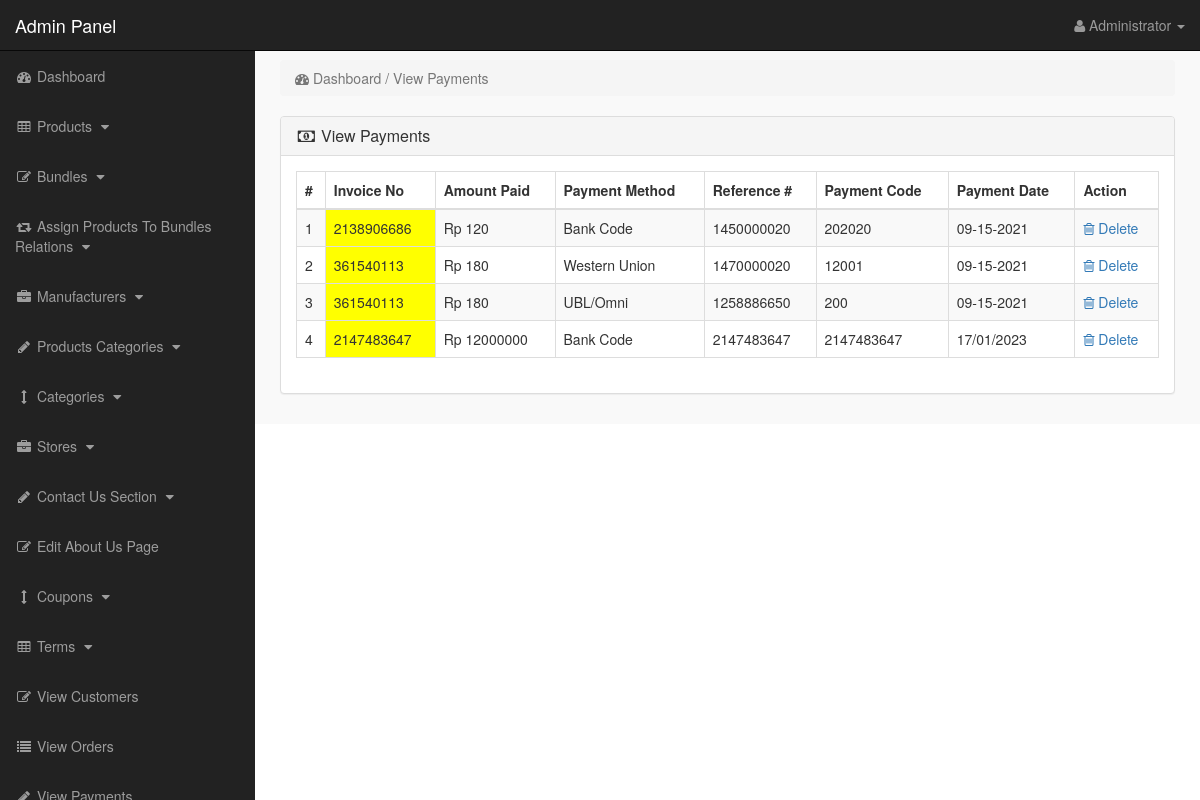
The app's page /admin_area/index.php?view_payments (signed in) with its own data.
### tables this page shows
CREATE TABLE `payments` (
  `payment_id` int(10) NOT NULL,
  `invoice_no` int(10) NOT NULL,
  `amount` int(10) NOT NULL,
  `payment_mode` text NOT NULL,
  `ref_no` int(10) NOT NULL,
  `code` int(10) NOT NULL,
  `payment_date` text NOT NULL
);

### admin_area/view_payments.php (the view)
<?php
if (!isset($_SESSION['admin_email'])) {
    echo "<script>window.open('login.php','_self')</script>";
} else {
?>
    <div class="row">
        <div class="col-lg-12">
            <ol class="breadcrumb">
                <li class="active">
                    <i class="fa fa-dashboard"></i> Dashboard / View Payments
                </li>
            </ol>
        </div>
    </div>
    <div class="row">
        <div class="col-lg-12">
            <div class="panel panel-default">
                <div class="panel-heading">
                    <h3 class="panel-title">
                        <i class="fa fa-money fa-fw"> </i> View Payments
                    </h3>
                </div>
                <div class="panel-body">
                    <div class="table-responsive">
                        <table class="table table-hover table-bordered table-striped">
                            <thead>
                                <tr>
                                    <th>#</th>
                                    <th>Invoice No</th>
                                    <th>Amount Paid</th>
                                    <th>Payment Method</th>
                                    <th>Reference #</th>
                                    <th>Payment Code</th>
                                    <th>Payment Date</th>
                                    <th>Action</th>
                                </tr>
                            </thead>
                            <tbody>
                                <?php
                                $i = 0;
                                $get_payments = "select * from payments";
                                $run_payments = mysqli_query($con, $get_payments);
                                while ($row_payments = mysqli_fetch_array($run_payments)) {
                                    $payment_id = $row_payments['payment_id'];
                                    $invoice_no = $row_payments['invoice_no'];
                                    $amount = $row_payments['amount'];
                                    $payment_mode = $row_payments['payment_mode'];
                                    $ref_no = $row_payments['ref_no'];
                                    $code = $row_payments['code'];
                                    $payment_date = $row_payments['payment_date'];
                                    $i++;
                                ?>
                                    <tr>
                                        <td><?php echo $i; ?></td>
                                        <td bgcolor="yellow"><?php echo $invoice_no; ?></td>
                                        <td>Rp <?php echo $amount; ?></td>
                                        <td><?php echo $payment_mode; ?></td>
                                        <td><?php echo $ref_no; ?></td>
                                        <td><?php echo $code; ?></td>
                                        <td><?php echo $payment_date; ?></td>
                                        <td>
                                            <a href="index.php?payment_delete=<?php echo $payment_id; ?>">
                                                <i class="fa fa-trash-o"></i> Delete
                                            </a>
                                        </td>
                                    </tr>
                                <?php } ?>
                            </tbody>
                        </table>
                    </div>
                </div>
            </div>
        </div>
    </div>
<?php } ?>

### admin_area/includes/sidebar.php (shortened to what this page needs)
<?php
if(!isset($_SESSION['admin_email'])){
echo "<script>window.open('login.php','_self')</script>";
}
else {
?>
<nav class="navbar navbar-inverse navbar-fixed-top" >
<div class="navbar-header" >
<a class="navbar-brand" href="index.php?dashboard" >Admin Panel</a>
</div>
<ul class="nav navbar-right top-nav" >
<li class="dropdown" >
<a href="#" class="dropdown-toggle" data-toggle="dropdown" >
<i class="fa fa-user" ></i>
<?php echo $admin_name; ?> <b class="caret" ></b>
</a>
</li>
</ul>
<div class="collapse navbar-collapse navbar-ex1-collapse">
<ul class="nav navbar-nav side-nav">
<li>
<a href="index.php?dashboard">
<i class="fa fa-fw fa-dashboard"></i> Dashboard
</a>
</li>
<li>
<a href="#" data-toggle="collapse" data-target="#products">
<i class="fa fa-fw fa-table"></i> Products
<i class="fa fa-fw fa-caret-down"></i>
</a>
</li>
<li>
<a href="#" data-toggle="collapse" data-target="#bundles">
<i class="fa fa-fw fa-edit"></i> Bundles
<i class="fa fa-fw fa-caret-down"></i>
</a>
</li>
<li>
<a href="#" data-toggle="collapse" data-target="#relations">
<i class="fa fa-fw fa-retweet"></i> Assign Products To Bundles Relations
<i class="fa fa-fw fa-caret-down"></i>
</a>
</li>
<li>
<a href="#" data-toggle="collapse" data-target="#manufacturers">
<i class="fa fa-fw fa-briefcase"></i> Manufacturers
<i class="fa fa-fw fa-caret-down"></i>
</a>
</li>
<li>
<a href="#" data-toggle="collapse" data-target="#p_cat">
<i class="fa fa-fw fa-pencil"></i> Products Categories
<i class="fa fa-fw fa-caret-down"></i>
</a>
</li>
<li>
<a href="#" data-toggle="collapse" data-target="#cat">
<i class="fa fa-fw fa-arrows-v"></i> Categories
<i class="fa fa-fw fa-caret-down"></i>
</a>
</li>
<li>
<a href="#" data-toggle="collapse" data-target="#store">
<i class="fa fa-fw fa-briefcase"></i> Stores
<i class="fa fa-fw fa-caret-down"></i>
</a>
</li>
<li>
<a href="#" data-toggle="collapse" data-target="#contact_us">
<i class="fa fa-fw fa-pencil"> </i> Contact Us Section
<i class="fa fa-fw fa-caret-down"></i>
</a>
</li>
<li>
<a href="index.php?edit_about_us">
<i class="fa fa-fw fa-edit"></i> Edit About Us Page
</a>
</li>
<li>
<a href="#" data-toggle="collapse" data-target="#coupons">
<i class="fa fa-fw fa-arrows-v"></i> Coupons
<i class="fa fa-fw fa-caret-down"></i>
</a>
</li>
<li>
<a href="#" data-toggle="collapse" data-target="#terms" >
<i class="fa fa-fw fa-table"></i> Terms
<i class="fa fa-fw fa-caret-down"></i>
</a>
</li>
<li>
<a href="index.php?view_customers">
<i class="fa fa-fw fa-edit"></i> View Customers
</a>
</li>
<li>
<a href="index.php?view_orders">
<i class="fa fa-fw fa-list"></i> View Orders
</a>
</li>
<li>
<a href="index.php?view_payments">
<i class="fa fa-fw fa-pencil"></i> View Payments
</a>
</li>
</ul>
</div>
</nav>
<?php } ?>

### admin_area/css/style.css (style rules this page uses)
body { margin-top:100px; }
@media (min-width: 768px) { body { margin-top:50px; } }
.top-nav { padding:0 15px; }
.top-nav>li { display:inline-block; float:left; }
.top-nav>li>a { padding-top:15px; padding-bottom:15px; line-height:20px; color:#999; }
@media (min-width: 768px) { .side-nav { position:fixed; top:51px; width:255px; border-radius:0; overflow-y:auto; background-color: #222; bottom:0; overflow-x:hidden; padding-bottom:40px; } }
@media (min-width: 768px) { .side-nav>li>a { width:255px; } }
.panel-body { border-radius:5px; }

### records on screen
payments: invoice_no "2138906686", amount "120", payment_mode "Bank Code", ref_no "1450000020", code "202020", payment_date "09-15-2021"
payments: invoice_no "361540113", amount "180", payment_mode "Western Union", ref_no "1470000020", code "12001", payment_date "09-15-2021"
payments: invoice_no "361540113", amount "180", payment_mode "UBL/Omni", ref_no "1258886650", code "200", payment_date "09-15-2021"
payments: invoice_no "2147483647", amount "12000000", payment_mode "Bank Code", ref_no "2147483647", code "2147483647", payment_date "17/01/2023"

### other values on screen
$admin_name "Administrator"
